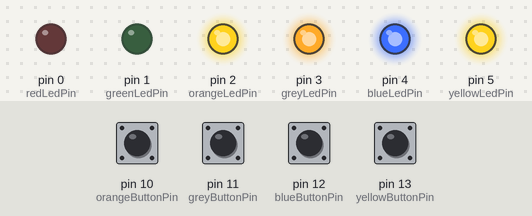
The sketch below on a simulated Arduino Uno, built with avr-gcc and run on an emulated ATmega328P. Shown: output pins drawn as LEDs (lit = HIGH). Inputs (shaded band) come from the test bench; at power-on: pin 10 (orangeButtonPin), pin 11 (greyButtonPin), pin 12 (blueButtonPin), pin 13 (yellowButtonPin) HIGH. Random numbers use the default seed unless the sketch sets one.

Above: at 1.6 s.
1.7 s: pin 13 (yellowButtonPin) pulled LOW for 0.15 s
At 2.1 s:
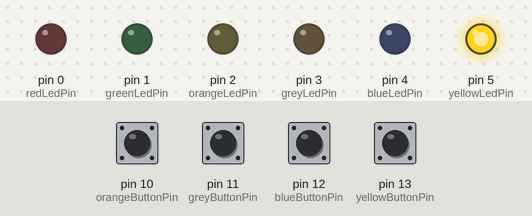
At 2.9 s:
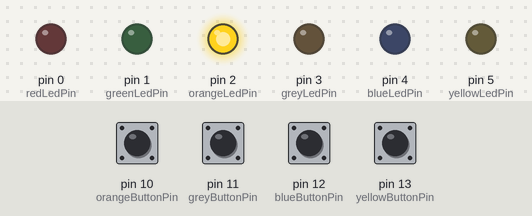
4.7 s: pin 10 (orangeButtonPin) pulled LOW for 0.15 s
At 5.3 s:
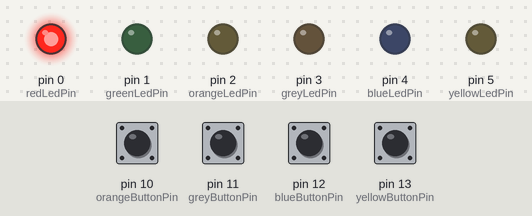
Timing chart, 0 to 7.7 s (numbered marks = the images above; inputs shaded):
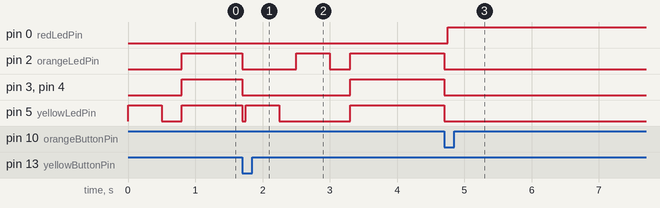

The sketch:

activity-5.ino
```cpp
#define yellowLedPin 5
#define blueLedPin 4
#define greyLedPin 3
#define orangeLedPin 2
#define greenLedPin 1
#define redLedPin 0
#define yellowButtonPin 13
#define blueButtonPin 12
#define greyButtonPin 11
#define orangeButtonPin 10

// Define game configuration
const int rounds = 5;
const int colorsQuantity = 4;

// Define global variables
int colors[colorsQuantity] = {yellowLedPin, blueLedPin, greyLedPin, orangeLedPin};
int orderColors[rounds];
int user[rounds];
int roundIndex = 0;
int endgame = 0;

void setup() {
	// Pin configuration
	pinMode(yellowLedPin, OUTPUT);
	pinMode(blueLedPin, OUTPUT);
	pinMode(greyLedPin, OUTPUT);
	pinMode(orangeLedPin, OUTPUT);
	pinMode(greenLedPin, OUTPUT);
	pinMode(redLedPin, OUTPUT);
	pinMode(yellowButtonPin, INPUT_PULLUP);
	pinMode(blueButtonPin, INPUT_PULLUP);
	pinMode(greyButtonPin, INPUT_PULLUP);
	pinMode(orangeButtonPin, INPUT_PULLUP);

	// Define random colors
	randomSeed(analogRead(0));
	for (int i = 0; i < rounds; i++)
		orderColors[i] = random(0, colorsQuantity);
}

bool compareColors(int index) {
    /* Compare colors to see if user was right */
    for (int i = 0; i <= index; i++)
        if (orderColors[i] != user[i]) return false;
    return true;
}

void showColors() {
	/* Show the colors in the led */
	for (int i = 0; i <= roundIndex; i++) {
		int colorHigh = colors[orderColors[i]];
		digitalWrite(colorHigh, HIGH);
		delay(500);
		digitalWrite(colorHigh, LOW);
		delay(250);
	}
}

int askUserForColor() {
	/* Make user choose the color */
	delay(50);
	for (int i = 0; i < colorsQuantity; i++)
		digitalWrite(colors[i], HIGH);

	// Make loop to wait user input
	int colorChosen = -1;
	while(true) {
		if (!digitalRead(yellowButtonPin))
			colorChosen = 0;
		else if (!digitalRead(blueButtonPin))
			colorChosen = 1;
		else if (!digitalRead(greyButtonPin))
			colorChosen = 2;
		else if (!digitalRead(orangeButtonPin))
			colorChosen = 3;
		else
			continue;
		break;
	}

	for (int i = 0; i < colorsQuantity; i++)
		digitalWrite(colors[i], LOW);
	delay(50);
	return colorChosen;
}


void loop() {
	// Verify if the game has ended
	if (endgame == 1) {
		digitalWrite(greenLedPin, HIGH);
		return;
	}
	if (endgame == 2) {
		digitalWrite(redLedPin, HIGH);
		return;
	}

	for (int r = 0; r < rounds; r++) {
		showColors();
		for (int i = 0; i <= roundIndex; i++) {
			user[i] = askUserForColor();

			// Verify answer given by the user
			bool correctAnswer = compareColors(i);
			if (!correctAnswer) {
				endgame = 2;
				return;
			}
		}
		roundIndex++;
	}
	endgame = 1;
}
```

activity-1.ino
```cpp

```

Measured:
- after the input at 1.7 s, pin 2 (orangeLedPin): HIGH → LOW at once, → HIGH 0.80 s later, → LOW 0.50 s later, → HIGH 0.30 s later; pin 3 (greyLedPin), pin 4 (blueLedPin): HIGH → LOW at once, → HIGH 1.6 s later; pin 5 (yellowLedPin): HIGH → LOW at once, → HIGH 0.05 s later, → LOW 0.50 s later, → HIGH 1.1 s later
- after the input at 4.7 s, pin 0 (redLedPin): LOW → HIGH after 0.05 s; pin 2 (orangeLedPin), pin 3 (greyLedPin), pin 4 (blueLedPin), pin 5 (yellowLedPin): HIGH → LOW at once
